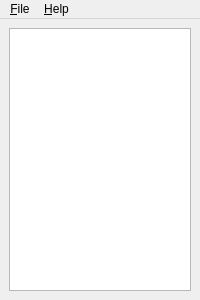
<?xml version="1.0" encoding="UTF-8"?>
<ui version="4.0">
 <author>GOU Lingfeng</author>
 <class>gapr::start_window</class>
 <widget class="QMainWindow" name="gapr::start_window">
  <property name="geometry">
   <rect>
    <x>0</x>
    <y>0</y>
    <width>200</width>
    <height>300</height>
   </rect>
  </property>
  <property name="windowTitle">
   <string>Start</string>
  </property>
  <widget class="QWidget" name="center">
   <layout class="QVBoxLayout" name="verticalLayout">
    <item>
     <widget class="QListView" name="list_view">
      <property name="horizontalScrollBarPolicy">
       <enum>Qt::ScrollBarAlwaysOff</enum>
      </property>
      <property name="sizeAdjustPolicy">
       <enum>QAbstractScrollArea::AdjustToContentsOnFirstShow</enum>
      </property>
     </widget>
    </item>
   </layout>
  </widget>
  <widget class="QMenuBar" name="menubar">
   <property name="geometry">
    <rect>
     <x>0</x>
     <y>0</y>
     <width>200</width>
     <height>29</height>
    </rect>
   </property>
   <widget class="QMenu" name="menu_file">
    <property name="title">
     <string>&amp;File</string>
    </property>
    <addaction name="file_run"/>
    <addaction name="file_options"/>
    <addaction name="file_quit"/>
   </widget>
   <widget class="QMenu" name="menu_help">
    <property name="title">
     <string>&amp;Help</string>
    </property>
    <addaction name="help_manual"/>
    <addaction name="help_about"/>
   </widget>
   <addaction name="menu_file"/>
   <addaction name="menu_help"/>
  </widget>
  <action name="file_run">
   <property name="icon">
    <iconset theme="system-run">
     <normaloff>.</normaloff>.</iconset>
   </property>
   <property name="text">
    <string>&amp;Run...</string>
   </property>
   <property name="toolTip">
    <string>Select and start a sub-module.</string>
   </property>
   <property name="shortcut">
    <string>Ctrl+R</string>
   </property>
   <property name="menuRole">
    <enum>QAction::ApplicationSpecificRole</enum>
   </property>
  </action>
  <action name="file_options">
   <property name="icon">
    <iconset theme="configure">
     <normaloff>.</normaloff>.</iconset>
   </property>
   <property name="text">
    <string>&amp;Options...</string>
   </property>
   <property name="toolTip">
    <string>Show configuration dialog.</string>
   </property>
   <property name="shortcut">
    <string>Ctrl+O</string>
   </property>
   <property name="menuRole">
    <enum>QAction::PreferencesRole</enum>
   </property>
  </action>
  <action name="file_quit">
   <property name="icon">
    <iconset theme="application-exit">
     <normaloff>.</normaloff>.</iconset>
   </property>
   <property name="text">
    <string>&amp;Quit</string>
   </property>
   <property name="toolTip">
    <string>Close all windows and quit.</string>
   </property>
   <property name="shortcut">
    <string>Ctrl+Q</string>
   </property>
   <property name="menuRole">
    <enum>QAction::QuitRole</enum>
   </property>
  </action>
  <action name="help_manual">
   <property name="icon">
    <iconset theme="help-contents">
     <normaloff>.</normaloff>.</iconset>
   </property>
   <property name="text">
    <string>&amp;Manual...</string>
   </property>
   <property name="toolTip">
    <string>Show manual.</string>
   </property>
   <property name="shortcut">
    <string>F1</string>
   </property>
   <property name="menuRole">
    <enum>QAction::NoRole</enum>
   </property>
  </action>
  <action name="help_about">
   <property name="icon">
    <iconset theme="help-about">
     <normaloff>.</normaloff>.</iconset>
   </property>
   <property name="text">
    <string>&amp;About...</string>
   </property>
   <property name="toolTip">
    <string>Show about dialog.</string>
   </property>
   <property name="shortcut">
    <string>Shift+F1</string>
   </property>
   <property name="menuRole">
    <enum>QAction::AboutRole</enum>
   </property>
  </action>
 </widget>
 <resources/>
 <connections/>
</ui>
